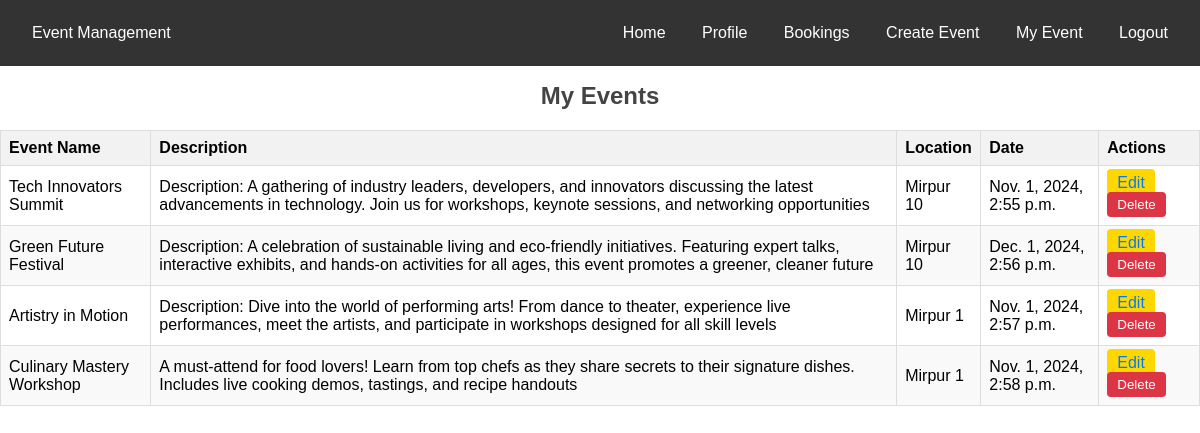
The page /event/my-event/ (signed in) on the database its author committed.
### event/models.py (models this page shows, shortened)
class Event(models.Model):
    CATEGORY_CHOICES = [
        ('conference', 'Conference'),
        ('concert', 'Concert'),
        ('workshop', 'Workshop'),
    ]
    name = models.CharField(max_length=200)
    description = models.TextField()
    location = models.CharField(max_length=200)
    date = models.DateTimeField()
    category = models.CharField(max_length=20, choices=CATEGORY_CHOICES)
    capacity = models.PositiveIntegerField()
    created_by = models.ForeignKey(
        User, on_delete=models.CASCADE, related_name="events")

### event/views.py (the view)
# urls.py: path('my-event/', views.my_event, name='my_event'),
@login_required
def my_event(request):
    if request.user.is_superuser:
        events = Event.objects.all()  # Superuser sees all events
    else:
        events = Event.objects.filter(created_by=request.user)
    return render(request, 'events/my_event.html', {'data': events})

### event/templates/events/my_event.html (shortened to what this page needs)
{% extends 'base.html' %} {% load static %} {% block content %}
<link rel="stylesheet" href="{% static 'css/table.css' %}" />
<h1>My Events</h1>
<table class="event-table">
  <thead>
    <tr>
      <th>Event Name</th>
      <th>Description</th>
      <th>Location</th>
      <th>Date</th>
      <th>Actions</th>
    </tr>
  </thead>
  <tbody>
    {% for event in data %}
    <tr>
      <td>{{ event.name }}</td>
      <td>{{ event.description }}</td>
      <td>{{ event.location }}</td>
      <td>{{ event.date }}</td>
      <td>
        <a href="{% url 'event_update' event.id %}" class="edit">Edit</a>
        <form
          method="post"
          action="{% url 'event_delete' event.id %}"
          style="display: inline"
        >
          <button type="submit">Delete</button>
        </form>
      </td>
    </tr>
    {% empty %}
    <tr>
      <td colspan="5">No events found.</td>
    </tr>
    {% endfor %}
  </tbody>
</table>
{% endblock %}

### static/css/styles.css (style rules this page uses)
body { font-family: Arial, sans-serif; margin: 0; padding: 0; }

### static/css/form.css (style rules this page uses)
h1 { margin-bottom: 20px; font-size: 24px; text-align: center; color: #444; }
form { display: flex; flex-direction: column; }

### static/css/table.css (style rules this page uses)
.event-table { width: 100%; border-collapse: collapse; margin-top: 20px; }
.event-table th, .event-table td { border: 1px solid #ddd; padding: 8px; text-align: left; }
.event-table th { background-color: #f2f2f2; }
.event-table tr:nth-child(even) { background-color: #f9f9f9; }
.event-table a { color: #007bff; text-decoration: none; }
.event-table button { background-color: #dc3545; color: white; border: none; padding: 5px 10px; border-radius: 4px; cursor: pointer; }
.edit { background-color: gold; color: white; border: none; padding: 5px 10px; border-radius: 4px; cursor: pointer; }

### rows shown on the page
Event: name "Tech Innovators Summit", description "Description: A gathering of industry leaders, developers, and innovators discussing the latest advancements in technology. Join us for workshops, keynote sessions, and networking opportunities", location "Mirpur 10", date "Nov. 1, 2024, 2:55 p.m."
Event: name "Green Future Festival", description "Description: A celebration of sustainable living and eco-friendly initiatives. Featuring expert talks, interactive exhibits, and hands-on activities for all ages, this event promotes a greener, cleaner future", location "Mirpur 10", date "Dec. 1, 2024, 2:56 p.m."
Event: name "Artistry in Motion", description "Description: Dive into the world of performing arts! From dance to theater, experience live performances, meet the artists, and participate in workshops designed for all skill levels", location "Mirpur 1", date "Nov. 1, 2024, 2:57 p.m."
Event: name "Culinary Mastery Workshop", description "A must-attend for food lovers! Learn from top chefs as they share secrets to their signature dishes. Includes live cooking demos, tastings, and recipe handouts", location "Mirpur 1", date "Nov. 1, 2024, 2:58 p.m."
